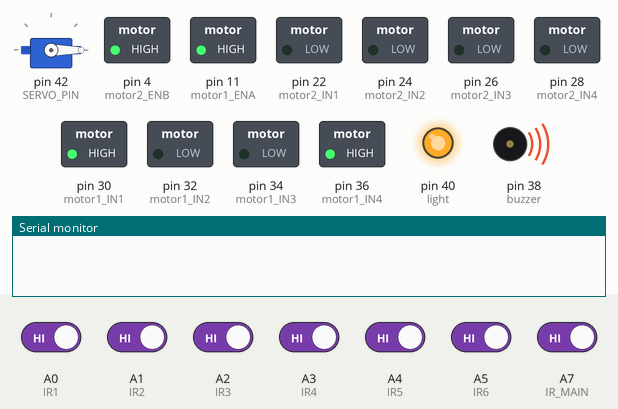
A sketch run on a simulated Arduino Mega 2560, built with avr-gcc and run on an emulated ATmega2560. Parts: servo, switched loads named in the sketch (green lamp = pin HIGH), output pins drawn as LEDs (lit = HIGH), buzzer (waves = sounding, pin HIGH), the last lines printed to the serial monitor. Dashed ring = blinking. The inputs (shaded band) are chosen by the test bench; at power-on: A0 (IR1), A1 (IR2), A2 (IR3), A3 (IR4), A4 (IR5), A5 (IR6), A7 (IR_MAIN) HIGH.

Above: at 4.6 s.
4.7 s: A0 (IR1) driven LOW
At 6.0 s:
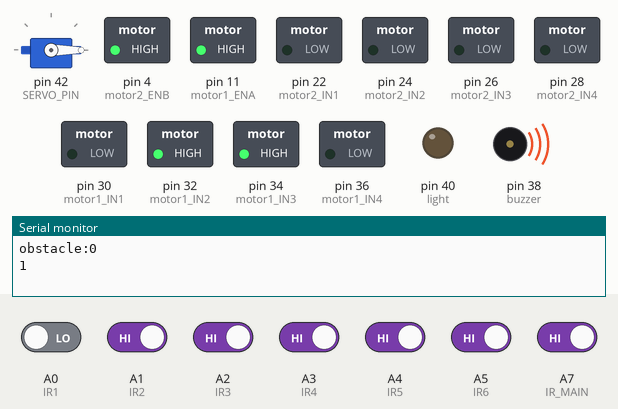
8.2 s: A4 (IR5) driven LOW
At 10.6 s:
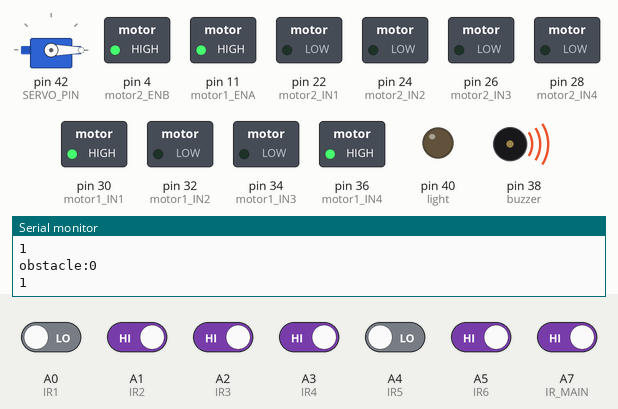
13.5 s: A4 (IR5) driven HIGH
At 14.05 s:
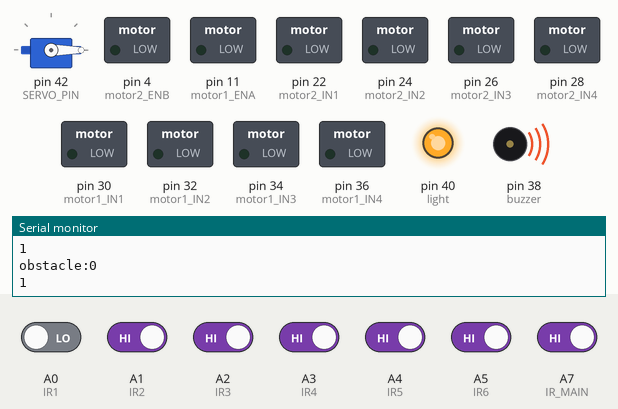
17.0 s: A0 (IR1) driven HIGH
At 19.3 s:
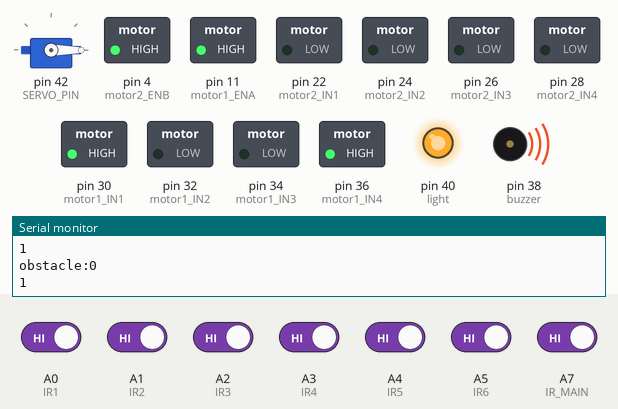
20.5 s: A5 (IR6) driven LOW
At 22.8 s:
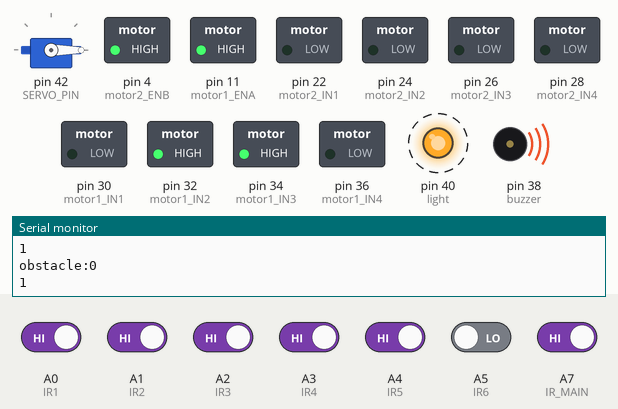
25.8 s: A2 (IR3) driven LOW and A3 (IR4) driven LOW
At 27.6 s:
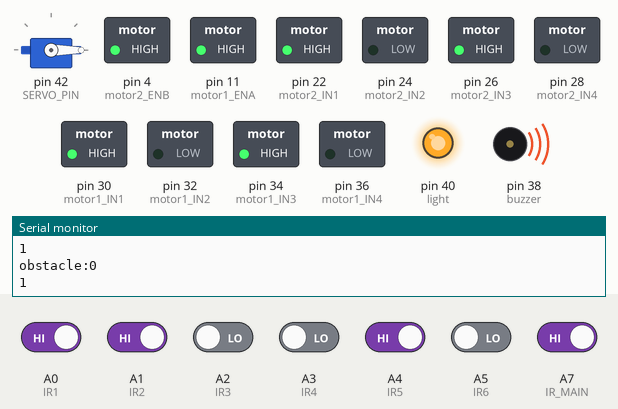
Timing chart, 0 to 29.0 s (numbered marks = the images above; inputs shaded):
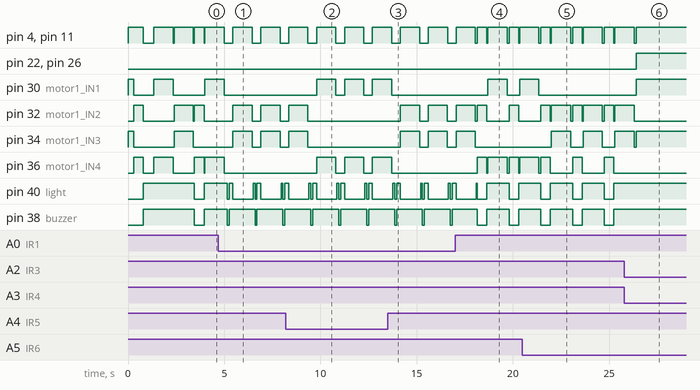

The sketch:

digital.ino
```cpp
#include <Servo.h>
// Define motor pins
const int motor1_ENA = 11;  // Motor 1 enable pin
const int motor1_IN1 = 30;  // Motor 1 input pin 1
const int motor1_IN2 = 32;  // Motor 1 input pin 2
const int motor1_IN3 = 34;
const int motor1_IN4 = 36;

const int motor2_ENB = 4;// Motor 2 enable pin
const int motor2_IN1 = 22;
const int motor2_IN2 = 24;
const int motor2_IN3 = 26;  // Motor 2 input pin 3
const int motor2_IN4 = 28;  // Motor 2 input pin 4

// Define IR sensor pins
const int IR1 = A0;  // Sensor 1 analog pin
const int IR2 = A1;  // Sensor 2 analog pin
const int IR3 = A2;  // Sensor 3 analog pin
const int IR4 = A3;  // Sensor 4 analog pin
const int IR5 = A4;  // Sensor 5 analog pin
const int IR6 = A5;
#define light 40// Sensor 6 analog pin
#define buzzer 38
#define TURN_DELAY 1000
#define RADAR_ANGLE 90
#define IR_MAIN  A7
#define IR_MAIN_THRESHOLD 1
#define SERVO_PIN 42
Servo servo_radar;
void buzzon();
void buzzoff();
void setup() {
  // Set pin modes for motor control pins
  pinMode(motor1_ENA, OUTPUT);
  pinMode(motor1_IN1, OUTPUT);
  pinMode(motor1_IN2, OUTPUT);
  pinMode(motor1_IN3, OUTPUT);
  pinMode(motor1_IN4, OUTPUT);
  pinMode(motor2_ENB, OUTPUT);
  pinMode(motor2_IN1, OUTPUT);
  pinMode(motor2_IN2, OUTPUT);
  pinMode(motor2_IN3, OUTPUT);
  pinMode(motor2_IN4, OUTPUT);
  pinMode(buzzer, OUTPUT);
  pinMode(light , OUTPUT);
  // Set pin modes for IR sensor pins
  pinMode(IR1, INPUT);
  pinMode(IR2, INPUT);
  pinMode(IR3, INPUT);
  pinMode(IR4, INPUT);
  pinMode(IR5, INPUT);
  pinMode(IR6, INPUT);
  pinMode(IR_MAIN, INPUT);
  Serial.begin(9600);
  buzzon();
  lighton();
  moveForward();
  delay(300);
  backward();
  delay(500);
  turnLeft();
  turnRight();

  lightoff();
  buzzoff();
  servo_radar.attach(SERVO_PIN);
  servo_radar.write(0);
  //irrecv.enableIRIn();  // Start the receiver
}

float radar_val = 0;
int angle = 0;
bool radar_turning_right = false;
void loop() {
  int sensor1 = digitalRead(IR1);  //frontleft
  int sensor2 = digitalRead(IR2);  //frontright
  int sensor3 = digitalRead(IR3);  //downleft
  int sensor4 = digitalRead(IR4);  //downright


  int sensor5 = digitalRead(IR5);  //right
  int sensor6 = digitalRead(IR6);  //left
  int sensorMain = digitalRead(IR_MAIN);
  //  Serial.print("front-left: ");
  //  Serial.print(sensor1);
  //  Serial.print(" front-right: ");
  //  Serial.print(sensor2);
  //  Serial.print(" down-left: ");
  //  Serial.print(sensor3);
  //  Serial.print(" down-right: ");
  //  Serial.print(sensor4);
  //  Serial.println(" left: ");
  //  Serial.println(sensor5);
  //  Serial.println(" right: ");
  //  Serial.println(sensor6);
  //  Serial.print(" main: ");
  //  Serial.println(sensorMain);


  //   if (radar_turning_right)
  //     for (angle = 0; angle < RADAR_ANGLE; angle++) {
  //       servo_radar.write(angle);
  //       radar_val = digitalRead(IR_MAIN);
  //       if (radar_val ==HIGH) {
  //         break;
  //       }
  //       delay(2);
  //     }
  //   else
  //     for (angle = RADAR_ANGLE; angle > 0; angle--) {
  //       servo_radar.write(angle);
  //       radar_val = digitalRead(IR_MAIN);
  //       if (radar_val ==HIGH) {
  //         break;
  //       }
  //       delay(2);
  //     }
  //   radar_turning_right = !radar_turning_right;
  //
  //  // Check if any sensor detects an obstacle
  if (sensor1 == LOW || sensor2 == LOW
      //    || radar_val ==HIGH
     ) {
    //    // Obstacle detected, stop and turn
    Serial.print("obstacle:");
    Serial.println(sensor1);
    Serial.println(sensor2);
    stopMotors();
    stopClean();
    buzzon();
    lighton();
    delay(100);
    lightoff();
    buzzoff();
    delay(200);


    lighton();
    makeATurn(sensor5, sensor6, sensor1, sensor2);
    lightoff();

  } else {
    // No obstacle, move forward
    if (sensor3 == LOW && sensor4 == LOW ) {
      //  Serial.println("forward");
      moveForward();
      startClean();

    } else {
      stopClean();

      backward();
      makeATurn(sensor5, sensor6, sensor1, sensor2);
    }
  }
  delay(50);
}
void makeATurn(int sensor5, int sensor6, int sensor1, int sensor2) {

  if (sensor5 == LOW && sensor6 == LOW)
    rotate180();
  else if (sensor5 == LOW)
    turnLeft();
  else if (sensor6 == LOW)
    turnRight();
  else if(sensor6==LOW&&sensor1==LOW)
    turnRight();
  else if(sensor5==LOW&&sensor2==LOW)
      turnLeft();
  else {
    if (sensor1 == LOW)
      turnRight();
    else if (sensor2 == LOW)
      turnLeft();
    else
      turnLeft();
  }
}
void backward() {

  digitalWrite(motor1_IN1, LOW);
  digitalWrite(motor1_IN2, HIGH);
  digitalWrite(motor1_IN3, LOW);
  digitalWrite(motor1_IN4, HIGH);
  digitalWrite(motor1_ENA, HIGH);
  digitalWrite(motor2_ENB, HIGH);
  buzzon();
  for (int j = 0; j < 500 / 25; j++) {
    lighton();

    delay(25);
    lightoff();
  }

  buzzoff();
  stopMotors();
}
void moveForward() {
  digitalWrite(motor1_IN1, HIGH);
  digitalWrite(motor1_IN2, LOW);
  digitalWrite(motor1_IN3, HIGH);
  digitalWrite(motor1_IN4, LOW);
  digitalWrite(motor1_ENA, HIGH);
  digitalWrite(motor2_ENB, HIGH);
}
void stopClean() {

  digitalWrite(motor2_IN1, LOW);
  digitalWrite(motor2_IN2, LOW);
  digitalWrite(motor2_IN3, LOW);
  digitalWrite(motor2_IN4, LOW);
}
void startClean() {

  digitalWrite(motor2_IN1, HIGH);
  digitalWrite(motor2_IN2, LOW);
  digitalWrite(motor2_IN3, HIGH);
  digitalWrite(motor2_IN4, LOW);
}
void stopMotors() {

  digitalWrite(motor1_IN1, LOW);
  digitalWrite(motor1_IN2, LOW);
  digitalWrite(motor1_IN3, LOW);
  digitalWrite(motor1_IN4, LOW);
  stopClean();
  digitalWrite(motor1_ENA, LOW);
  digitalWrite(motor2_ENB, LOW);
  delay(50);
}

void turnLeft() {
  digitalWrite(motor1_IN1, HIGH);
  digitalWrite(motor1_IN2, LOW);
  digitalWrite(motor1_IN3, LOW);
  digitalWrite(motor1_IN4, HIGH);
  stopClean();
  digitalWrite(motor1_ENA, HIGH);
  digitalWrite(motor2_ENB, HIGH);
  delay(TURN_DELAY);
  stopMotors();
}
void turnRight() {
  digitalWrite(motor1_IN1, LOW);
  digitalWrite(motor1_IN2, HIGH);
  digitalWrite(motor1_IN3, HIGH);
  digitalWrite(motor1_IN4, LOW);
  stopClean();
  digitalWrite(motor1_ENA, HIGH);
  digitalWrite(motor2_ENB, HIGH);
  delay(TURN_DELAY);
  stopMotors();
}
void rotate180() {
  turnRight();
  turnRight();
}
void buzzon()
{
  digitalWrite(buzzer, LOW);
}
void buzzoff()
{
  digitalWrite(buzzer, HIGH);
}
void lighton()
{
  digitalWrite(light, LOW);
}
void lightoff() {
  digitalWrite(light, HIGH);
}
```

Measured:
- after the input at 4.7 s, pin 30 (motor1_IN1), pin 36 (motor1_IN4): goes on until 5.0 s, then stays LOW; pin 34 (motor1_IN3): alternates HIGH for 1.0 s and LOW for 0.45 s, starting after 0.75 s
- after the input at 8.2 s, pin 30 (motor1_IN1), pin 36 (motor1_IN4): alternates HIGH for 1.0 s and LOW for 0.45 s, starting after 1.6 s; pin 32 (motor1_IN2), pin 34 (motor1_IN3): goes on until 9.4 s, then stays LOW
- after the input at 13.5 s, pin 30 (motor1_IN1), pin 36 (motor1_IN4): goes on until 13.7 s, then stays LOW; pin 32 (motor1_IN2), pin 34 (motor1_IN3): alternates HIGH for 1.0 s and LOW for 0.45 s, starting after 0.65 s
- after the input at 17.0 s, pin 30 (motor1_IN1): LOW → HIGH after 1.7 s, → LOW 1.0 s later, → HIGH 0.65 s later; pin 34 (motor1_IN3): goes on until 18.1 s, then stays LOW; pin 36 (motor1_IN4): goes HIGH 0.50 s, LOW 0.05 s, HIGH 1.0 s, LOW 0.10 s, HIGH 0.50 s, LOW 0.05 s, then HIGH, starting after 1.2 s
- after the input at 20.5 s, pin 30 (motor1_IN1): goes on until 21.4 s, then stays LOW; pin 34 (motor1_IN3): alternates HIGH for 1.0 s and LOW for 0.65 s, starting after 1.5 s
- after the input at 25.8 s, pin 4 (motor2_ENB), pin 11 (motor1_ENA): goes on until 26.4 s, then stays HIGH
- by itself, pin 4 (motor2_ENB), pin 11 (motor1_ENA): repeats every 1.7 s: HIGH 0.50 s, LOW 0.05 s, HIGH 1.0 s, LOW 0.10 s
- by itself, pin 32 (motor1_IN2): alternates HIGH for 1.0 s and LOW for 0.45 s
